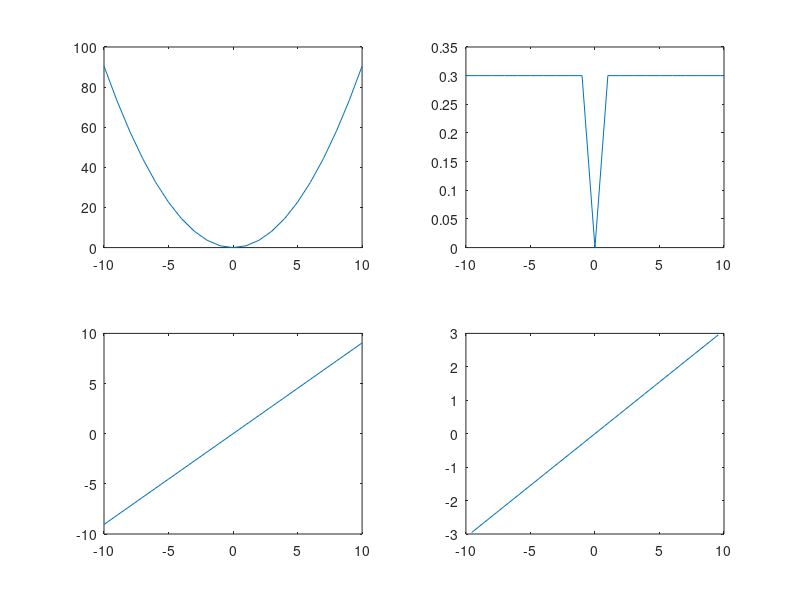

Here is the MATLAB script that generated this plot:
n=-10:10;
real_part= exp(-0.1).*n;
imaginary_part=exp(0.3*i).*n;
signal= real_part .* imaginary_part;

subplot(2,2,1);
plot(n,abs(signal));



subplot(2,2,2);
plot(n,angle(signal));




subplot(2,2,3);
plot(n,real_part);



subplot(2,2,4);
plot(imaginary_part);